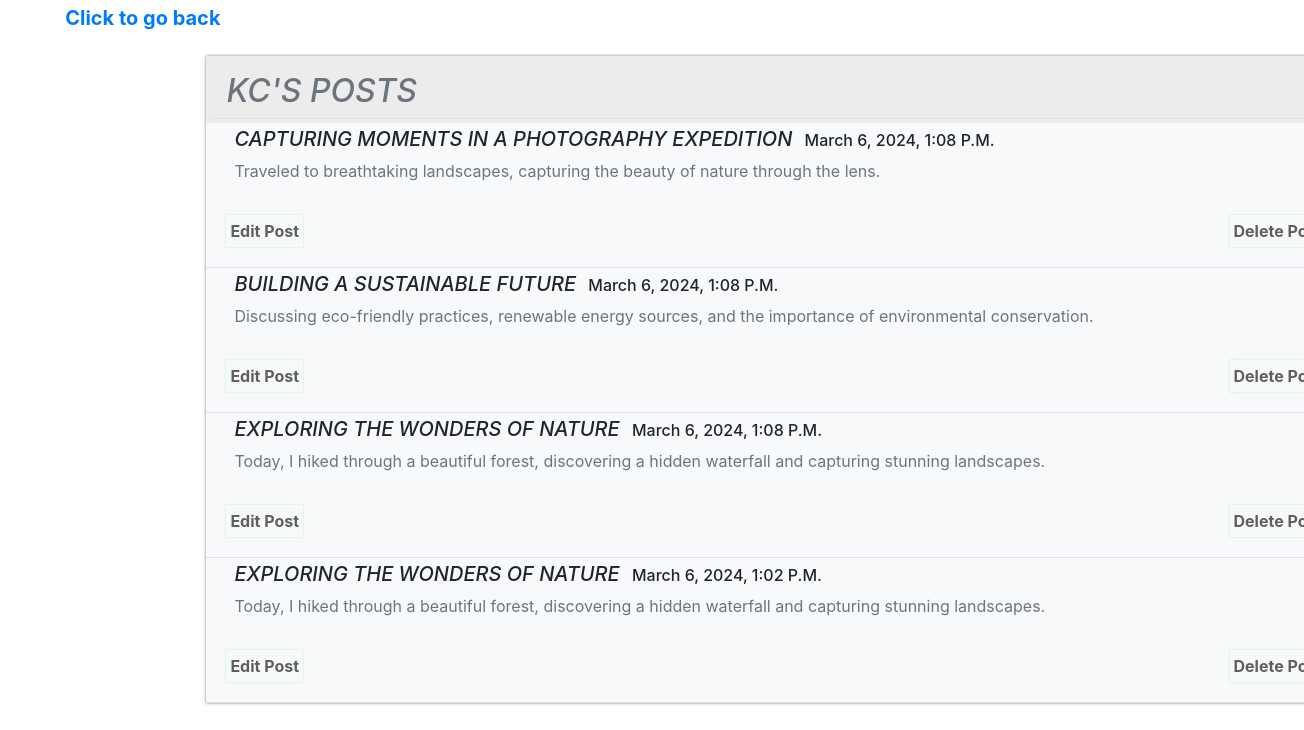
Screenshot of /my-posts/ (signed in) with the database file from the repository.
### blogapp/models.py (models this page shows, shortened)
class Post(models.Model):
    title = models.CharField(max_length=100)
    content = models.TextField()
    date_posted = models.DateTimeField(default=timezone.now) #uses the system timezone settings
    author = models.ForeignKey(User, on_delete=models.CASCADE)

### blogapp/views.py (the view)
# urls.py: path("my-posts/", views.userpost, name="blog-post"),            # FOR THE LOGGED IN USER TO VIEW HIS OWN POSTS
@login_required
def userpost(request):
    userposts = Post.objects.filter(author=request.user).order_by('-date_posted')
    return render(request, 'blogapp/userpost.html', {'user_posts' : userposts})

### blogapp/templates/blogapp/userpost.html (shortened to what this page needs)
{% extends 'blogapp/index.html'%}
{% block navbar%}
<div class="navbar navbar-brand">
    <a href="{% url 'profile'%}">Click to go back</a>
</div>
{% endblock navbar%}
{% block content%}
<div class="content-section2 container p-0 pt-2">
    <div class="media m-1 border-bottom">
        <div class="media-body pt-1">
            <h2 class="text-muted pl-3 text-uppercase"><em>{{request.user.username}}'s Posts</em></h2>
        </div>
    </div>
    {% if user_posts %}
        {% for post in user_posts %}
        <div class="container-lg bg-light p-1 border-bottom">
            <h2 class="account-body ml-lg-4 h6 text-capitalize"><em class="text-uppercase h5 mr-2">{{post.title}}</em> {{post.date_posted}}</h2>
            <p class="text-secondary ml-4">{{post.content}}</p>
            <div class="post-edit-delete p-3">
                <button type="button" class="post-edit-btn"><a href="{% url 'post-update' post.pk %}" class="text-decoration-none">Edit Post</a></button>
                <button type="button" class="post-edit-btn"><a href="{% url 'post-delete' post.pk %}" class="text-decoration-none">Delete Post</a></button>
            </div>
        </div>
        {% endfor %}
    {% else %}
        <div class="container-lg bg-light p-1 border-bottom">
            <h2 class="account-body ml-lg-4 h2 text-capitalize"><em class="text-uppercase h5 mr-2">No posts yet</em></h2>
        </div>
    {% endif %}
</div>
{% endblock content %}

### blogapp/static/css/index.css (style rules this page uses)
* { padding: 0; margin: 0; box-sizing: border-box; }
.navbar-brand { font-weight: 700; }
.navbar { padding: 3px 5%; }
.content-section2 { box-shadow: 0 0 3px gray; width: 130%; }
button { font-weight: 700; background: transparent; border: none; outline: none; cursor: pointer; }
.content-section2 { background: #ececec; }
.post-edit-delete { display: flex; justify-content: space-between; align-items: center; padding-top: 10px; }
.post-edit-btn { background: transparent; box-shadow: 0 0 2px rgb(170, 236, 217); padding: 4px; border: none; }
.post-edit-btn a { color: #5f5f5f; }

### rows the page displays
Post: title "CAPTURING MOMENTS IN A PHOTOGRAPHY EXPEDITION", date_posted "March 6, 2024, 1:08 P.m.", content "Traveled to breathtaking landscapes, capturing the beauty of nature through the lens."
Post: title "BUILDING A SUSTAINABLE FUTURE", date_posted "March 6, 2024, 1:08 P.m.", content "Discussing eco-friendly practices, renewable energy sources, and the importance of environmental conservation."
Post: title "EXPLORING THE WONDERS OF NATURE", date_posted "March 6, 2024, 1:08 P.m.", content "Today, I hiked through a beautiful forest, discovering a hidden waterfall and capturing stunning landscapes."
Post: title "EXPLORING THE WONDERS OF NATURE", date_posted "March 6, 2024, 1:02 P.m.", content "Today, I hiked through a beautiful forest, discovering a hidden waterfall and capturing stunning landscapes."

### other values shown
{{ request.user.username }} "KC"
